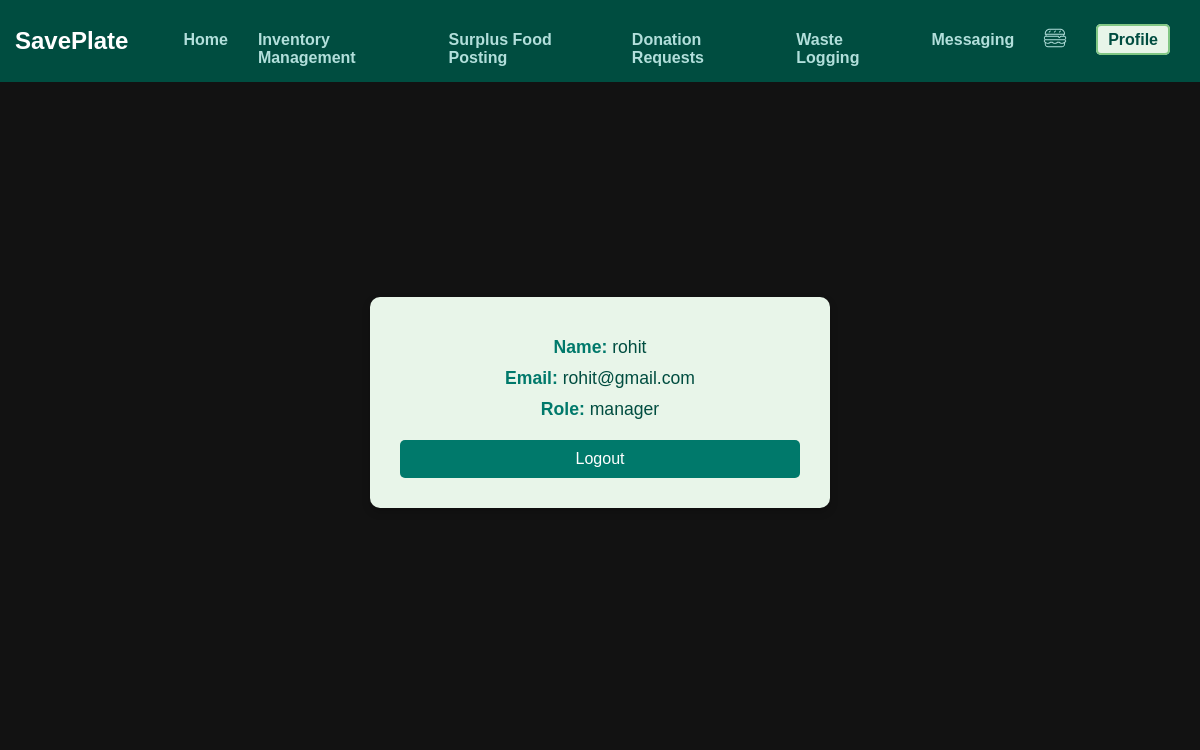
The app's page /profile (signed in) with its own data.
### app.py (models this page shows)
class User(db.Model):
    id = db.Column(db.Integer, primary_key=True)
    email = db.Column(db.String(120), unique=True, nullable=False)
    name = db.Column(db.String(100), nullable=False)
    password = db.Column(db.String(60), nullable=False)
    role = db.Column(db.String(20), nullable=False)  # Add a role field (either 'manager' or 'volunteer')

### app.py (the view)
@app.route('/profile')
def profile():
    if 'user_id' not in session:
        flash('Please log in to access your profile.')
        return redirect(url_for('login'))
    user = User.query.get(session['user_id'])
    if not user:
        flash('User not found.')
        return redirect(url_for('login'))
    return render_template('profile.html', user=user)

### templates/profile.html
{% extends 'base.html' %} {% block title %}Profile{% endblock %} {% block
content %}
<main class="profile-container">
  <div class="profile-box">
    <p><strong>Name:</strong> {{ user.name }}</p>
    <p><strong>Email:</strong> {{ user.email }}</p>
    <p><strong>Role:</strong> {{ user.role }}</p>
    <form action="/logout" method="POST">
      <button type="submit" class="btn-logout">Logout</button>
    </form>
  </div>
</main>
{% endblock %}

### static/static/styles.css (style rules this page uses)
body { background-color: #121212; color: #ffffff; font-family: Arial, sans-serif; margin: 0; padding: 0; }
p { color: #cccccc; }
.profile-container { display: flex; justify-content: center; align-items: center; height: 80vh; background-color: #121212; }
.profile-box { background-color: #e8f5e9; padding: 30px; border-radius: 10px; color: white; width: 400px; text-align: center; box-shadow: 0px 4px 8px rgba(0, 0, 0, 0.2); }
.profile-box p { margin: 10px 0; font-size: 1.1rem; color: #004d40; }
.profile-box p strong { color: #00796b; }
.btn-logout { padding: 10px 20px; background-color: #00796b; color: white; border: none; cursor: pointer; border-radius: 5px; font-size: 1rem; margin-top: 20px; display: block; width: 100%; }

### records on screen
User: name "rohit", email "rohit@gmail.com", role "manager"
